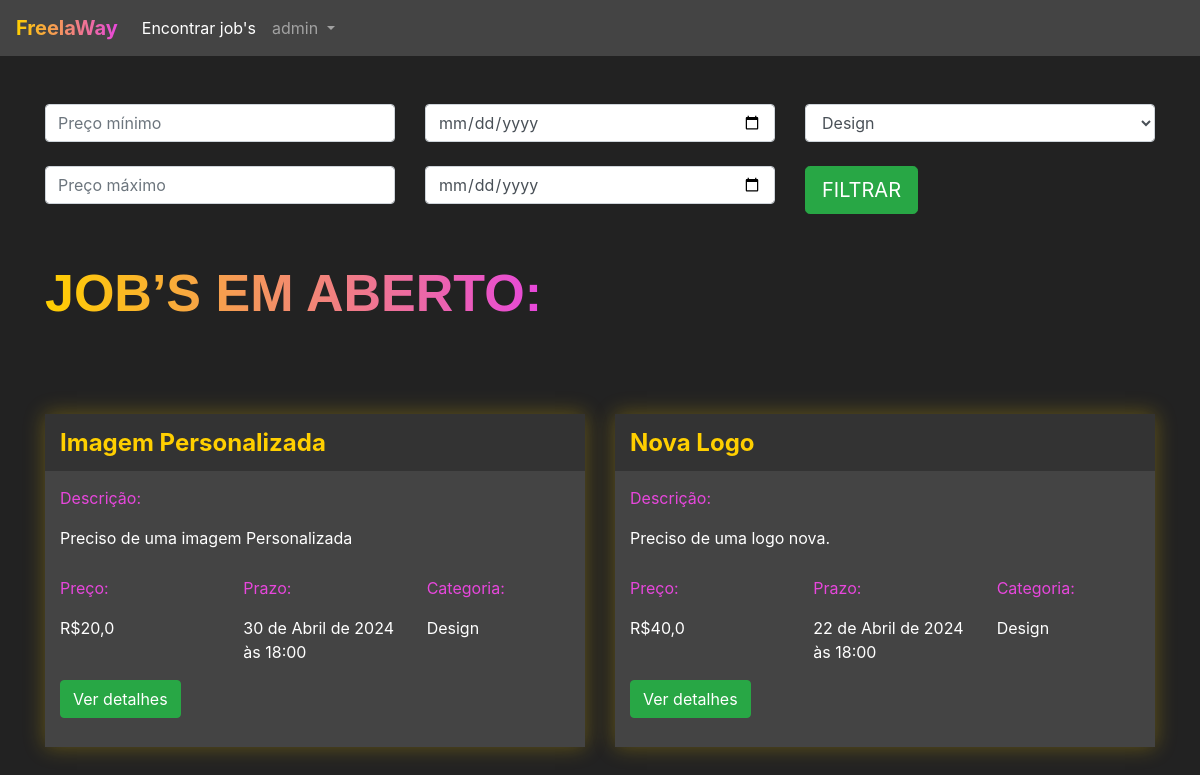
/jobs/encontrar_jobs/ (signed in), run on an earlier commit of the app's database.
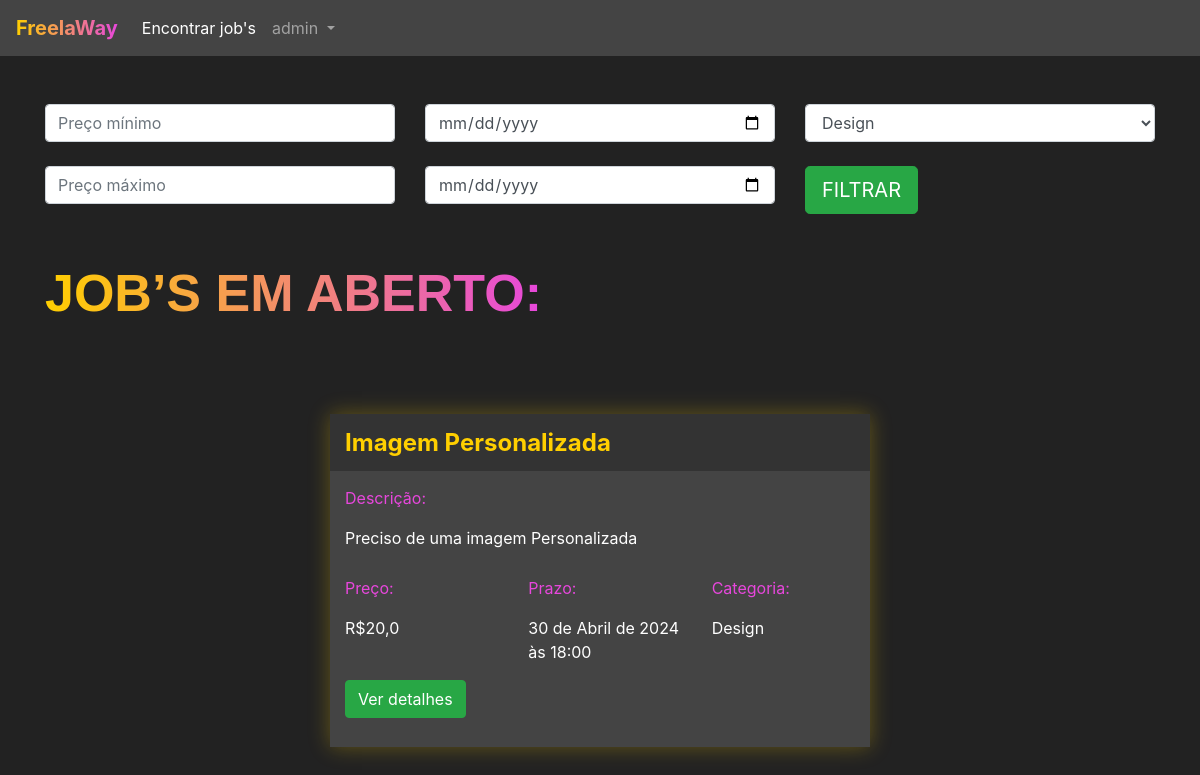
And on a later commit of the database.
### jobs/models.py (models this page shows, shortened)
class Jobs(models.Model):
    categoria_choices = (('D', 'Design'),
                         ('EV','Edição de Vídeo'))
    status_choices = (('C', 'em criação'),
                      ('AA','Aguardando aprovação'),
                      ('F', 'Finalizado'))
    titulo = models.CharField(max_length=200)
    descricao = models.TextField()
    categoria = models.CharField(max_length=2, choices=categoria_choices, default='D')
    prazo_entrega = models.DateTimeField()
    preco = models.FloatField()
    referencias = models.ManyToManyField(Referencias)
    profissional = models.ForeignKey(User, on_delete=models.DO_NOTHING, blank=True, null = True)
    reservado = models.BooleanField(default=False)
    status = models.CharField(max_length=2, choices=status_choices,default='C')
    arquivo_final = models.FileField(null=True)

### jobs/views.py (the view)
# urls.py: path('encontrar_jobs/', views.encontrar_jobs, name="encontrar_jobs"),
@login_required(login_url="/auth/login")
def encontrar_jobs(request):
    if request.method == "GET":
        preco_minimo = request.GET.get('preco_minimo')
        preco_maximo = request.GET.get('preco_maximo')
        prazo_minimo = request.GET.get('prazo_minimo')
        prazo_maximo = request.GET.get('prazo_maximo')
        categoria = request.GET.get('categoria')
        if preco_minimo or preco_maximo or prazo_minimo or prazo_maximo or categoria:
            if not preco_minimo:
                preco_minimo = 0
            if not preco_maximo:
                preco_maximo = 999999
                if not prazo_minimo:
                    prazo_minimo = datetime(year=1900, month=1, day=1)
            if not prazo_maximo:
                prazo_maximo = datetime(year=3000, month=1, day=1)
            if categoria =='D':
                categoria = ['D',]
            if categoria =='EV':
                categoria = ['EV',]
            jobs = Jobs.objects.filter(preco__gte=preco_minimo)\
                .filter(preco__lte=preco_maximo)\
                .filter(prazo_entrega__gte=prazo_minimo)\
                .filter(prazo_entrega__lte=prazo_maximo)\
                .filter(categoria__in=categoria)
        else:
            jobs = Jobs.objects.filter(reservado=False)
        return render(request, 'encontrar_jobs.html', {'jobs': jobs})

### jobs/models.py (called while the page is built)
    def __str__(self) -> str:
        return self.arquivo.url

### jobs/templates/encontrar_jobs.html (shortened to what this page needs)
{% extends 'base.html' %}
{% load static %}
{% block 'head'%}
    <link href="{% static 'jobs/css/encontrar_jobs.css'%}" rel="stylesheet">
{% endblock%}
{% block 'body' %}
    <div class="container">
        <br>
        <br>
        <div class="row">
            <div class="col-sm">
            <form action="{% url 'encontrar_jobs' %}" method="GET">   {%csrf_token%}
                <input type="text" class="form-control" placeholder="Preço mínimo" name="preco_minimo">
                <br>
                <input type="text" class="form-control" placeholder="Preço máximo" name="preco_maximo">
            </div>
            <div class="col-sm">
                <input type="date" class="form-control" name="prazo_minimo">
                <br>
                <input type="date" class="form-control" name="prazo_maximo">
            </div>
            <div class="col-sm">
                <select class="form-control" name="categoria">
                    <option value="D">Design</option>
                </select>
                <br>
                <input type="submit" class="btn btn-success btn-lg" value="FILTRAR">
            </div>
    </div>
    <br>
    <br>
    <h2 class="titulo">JOB’S EM ABERTO:</h2>
    <div class="row justify-content-around">
        {% for job in jobs%}
        <div class="col-6 row-card">
            <div class="card-job">
                <div class="header-job">
                    <h4 class="titulo-job">{{job.titulo}}</h4>
                </div>
                <div class="body-job">
                    <p class="titulo-body">Descrição:</p>
                    <div style="width: 70%">
                        <p>{{job.descricao}}</p>
                    </div>
                    <div class="row">
                        <div class="col-4">
                            <p class="titulo-body">Preço:</p>
                            <p>R${{job.preco}}</p>
                        </div>
                        <div class="col-4">
                            <p class="titulo-body">Prazo:</p>
                            <p>{{job.prazo_entrega}}</p>
                        </div>
                        <div class="col-4">
                            <p class="titulo-body">Categoria:</p>
                            <p>{% if job.categoria == 'D'%}
                                Design
                                {% else%}
                                Edição de Vídeo
                                {% endif %}
                            </p>
                        </div>
                    </div>
                    <button data-toggle="modal" data-target = "#modal-{{job.id}}"class="btn btn-success">Ver detalhes</button>
                    <br>
                    <br>
                </div>
            </div>
        </div>
        {% endfor %}
    </div>
</div>
{% endblock %}

### templates/base.html (shortened to what this page needs)
<!doctype html>
<html lang="en">
    <head>
        {% block 'head' %}
        {% endblock %}
        <link rel="stylesheet" href="https://cdn.jsdelivr.net/npm/bootstrap@4.6.1/dist/css/bootstrap.min.css">
    </head>
    <body class="fundo">
        {% if user.is_authenticated %}
        <nav style="background-color: #444;" class="navbar navbar-expand-lg navbar-dark">
            <a class="navbar-brand" href="{% url 'encontrar_jobs' %}"><span class="font-degrade-nav">FreelaWay</span></a>
            <div class="collapse navbar-collapse" id="navbarNav">
                <ul class="navbar-nav">
                    <li class="nav-item active">
                        <a class="nav-link" href="{% url 'encontrar_jobs'%}">Encontrar job's</a>
                    </li>
                    <li class="nav-item dropdown">
                        <a class="nav-link dropdown-toggle" href="#" role="button" data-toggle="dropdown" aria-expanded="false">
                          {{request.user}}
                        </a>
                      </li>
                </ul>
            </div>
        </nav> {% endif %}
        {% block 'body' %}{% endblock %}
    </body>
</html>

### templates/static/jobs/css/encontrar_jobs.css (style rules this page uses)
.fundo { background-color: #222; color: white; }
.card-job { background-color: #444; box-shadow: 0 0px 20px 0 rgba( 255, 207, 0, 0.3 ); padding: 0; margin-top: 50px; }
.header-job { background-color: #333; width: 100% !important; padding: 5px; padding-left: 15px; }
.row-card { margin-top: 40px; }
.titulo-job { color: #FFCF00; font-weight: bold; margin-top: 10px; }
.body-job { padding: 5px; padding-left: 15px; }
.titulo-body { color: #E747DC; margin-top: 10px; }
.titulo { font-family: Arial, Helvetica, sans-serif; font-weight: bold; font-size: 52px; display: inline; background-image: linear-gradient(90deg, rgba(255,207,0,1) 0%, rgba(231,71,220,1) 100%); background-clip: text; -webkit-background-clip: text; color: transparent; padding-bottom: 10px; }

### templates/base.html (style rules this page uses)
.font-degrade-nav { background-image: linear-gradient(90deg, rgba(255,207,0,1) 0%, rgba(231,71,220,1) 100%); background-clip: text; -webkit-background-clip: text; color: transparent; padding-bottom: 10px; font-size: 20px; font-weight: bold; }

What changed in the data, as far as the page shows it:
no longer on this page (row edited): Jobs: titulo "Nova Logo", descricao "Preciso de uma logo nova.", preco "40,0", prazo_entrega "22 de Abril de 2024 às 18:00", categoria "Design"
